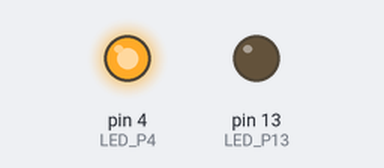
The sketch below on a simulated Arduino Uno, built with avr-gcc and run on an emulated ATmega328P. On the bench: output pins drawn as LEDs (lit = HIGH).

Above: at 0.5 s.
At 2.5 s:
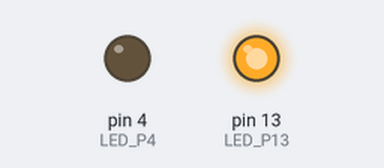
At 3.5 s:
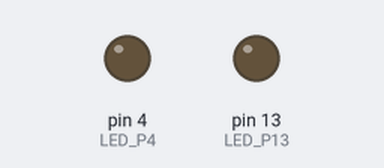
Timing chart, 0 to 5.2 s (numbered marks = the images above):
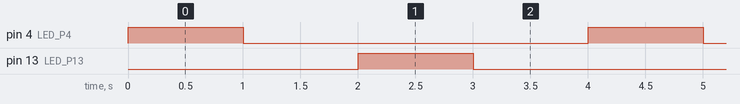

The sketch:

dois-leds-pisca-pisca.ino
```cpp
/*

	Projeto que faz dois LED's
  piscarem em 1000 milisegundos cada.

  Feito por: Rafael Varela

*/

int LED_P4 = 4;
int LED_P13 = 13;

void setup() {

  pinMode(LED_P4, OUTPUT);
  pinMode(LED_P13, OUTPUT);

}

void loop() {

  digitalWrite(LED_P4, HIGH);
  delay(1000);
  digitalWrite(LED_P4, LOW);
  delay(1000);

  digitalWrite(LED_P13, HIGH);
  delay(1000);
  digitalWrite(LED_P13, LOW);
  delay(1000);

}
```

Measured:
- by itself, pin 4 (LED_P4), pin 13 (LED_P13): alternates HIGH for 1.0 s and LOW for 3.0 s
- by itself, everything shown: repeats every 4.0 s, in 4 steps
